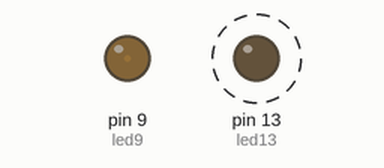
Bench run of a sketch on a simulated Arduino Uno, built with avr-gcc and run on an emulated ATmega328P. Parts: output pins drawn as LEDs (lit = HIGH). Dashed ring = blinking.

Above: at 0.05 s.
At 0.4 s:
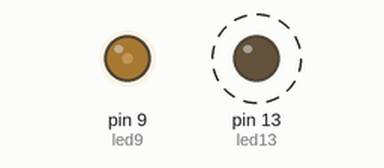
At 0.8 s:
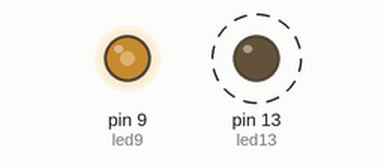
At 2.0 s:
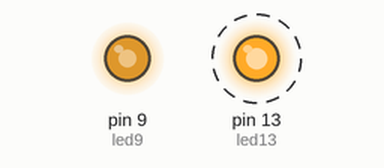
Timing chart, 0 to 7.0 s (numbered marks = the images above):
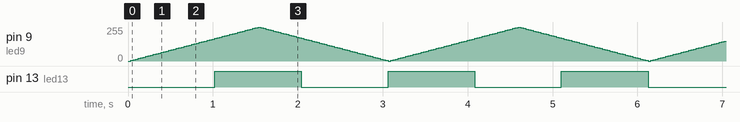

The sketch:

working.ino
```cpp
int led9 = 9, brightness = 0, fadeAmount = 5;
int led13 = 13;
unsigned long previousMillis = 0;
bool led13State = LOW;

void setup() {
  pinMode(led9, OUTPUT);
  pinMode(led13, OUTPUT);
}
void loop() {
  analogWrite(led9, brightness);
  brightness += fadeAmount;
  if (brightness <= 0 || brightness >= 255) fadeAmount = -fadeAmount;

  if (millis() - previousMillis >= 1000) {
    previousMillis = millis();
    led13State = !led13State;
    digitalWrite(led13, led13State);
  }
  delay(30);
}
```

Measured:
- by itself, pin 13 (led13): alternates HIGH for 1.0 s and LOW for 1.0 s
